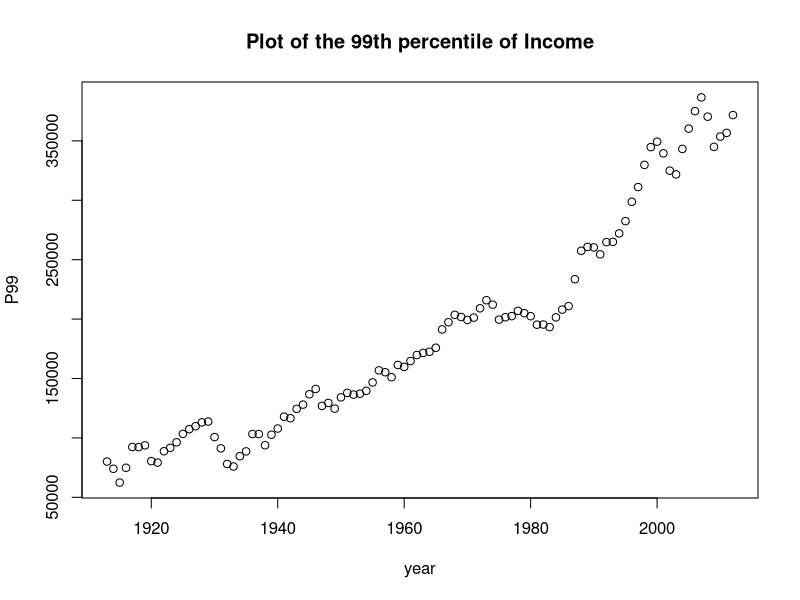
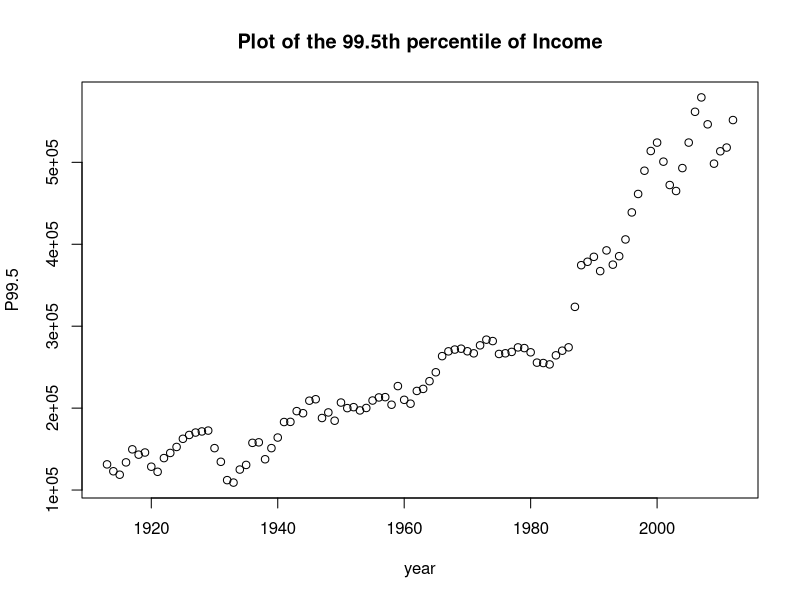
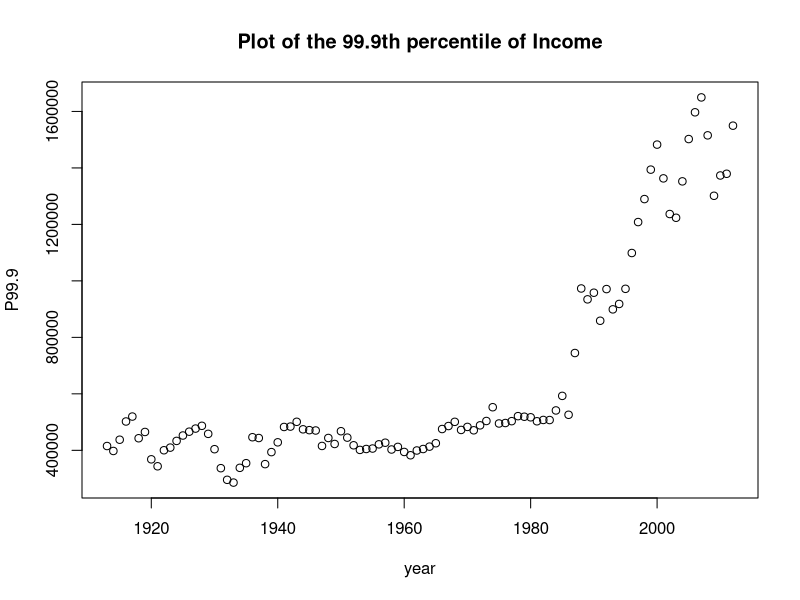
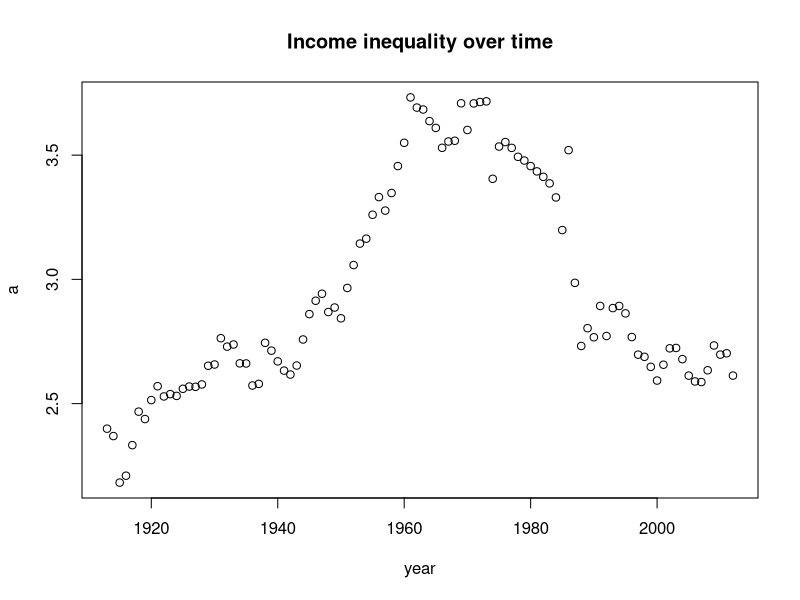
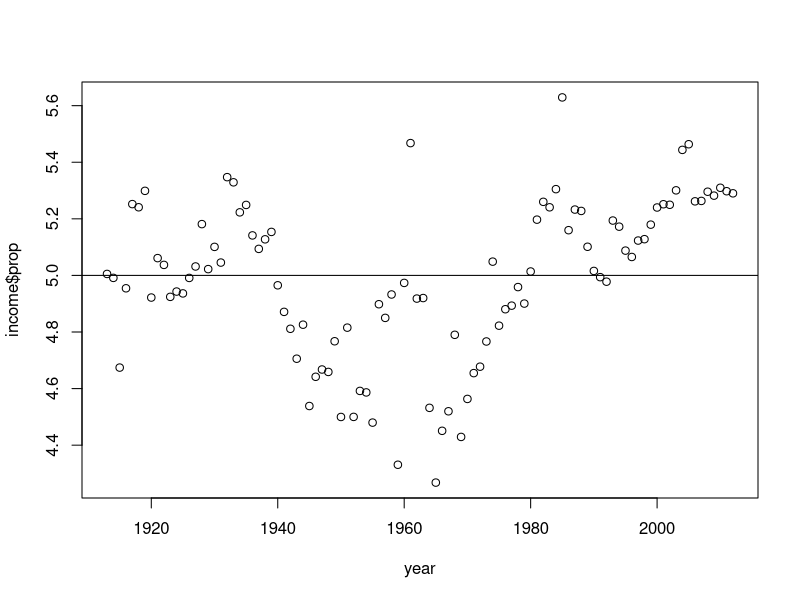

Reproduce these figures in R, in order.
## ---- chunk 1
setwd("/Users/ankitashankhdhar/Documents/Grad 2nd yr/Comp Stats/Lab 5")
data<- read.csv(file="wtid-report.csv",header=TRUE, sep=",")

data <- data[1:100,]
year <- data$Year
P99 <- data$P99.income.threshold
P99.5 <-data$P99.5.income.threshold
P99.9 <- data$P99.9.income.threshold
income <- data.frame(year,P99,P99.5,P99.9)

yr1972<-which(income$year==1972)
income$P99[yr1972]
yr1942<-which(income$year==1942)
income$P99.5[yr1942]
yr1922<-which(income$year==1922)
income$P99.5[yr1922]
## ---- chunk 2
plot(year,P99,main='Plot of the 99th percentile of Income',
     xlab='year')
plot(year,P99.5,main='Plot of the 99.5th percentile of Income',
     xlab='year')
plot(year,P99.9,main='Plot of the 99.9th percentile of Income',
     xlab='year')
## ---- chunk 3
exponent.est_ratio <-function(p1, p2){
  a=1-(log(10)/log(p1/p2))
  return (a)
}

exponent.est_ratio(1e6,1e7)
## ---- chunk 4
estimate <- exponent.est_ratio(P99,P99.9)
income <- cbind(income,estimate)
plot(year, estimate, main='Income inequality over time',
     xlab='year',ylab='a')
## ---- chunk 5
# method of moments
prob <- function(p1,a,w,househ.in){
  xmin<- p1/((0.01)^(1/(-a+1)))
  proppeeps<-(w/xmin)^(-a+1)
  households<-househ.in*proppeeps
  return(households)
}
a<-income$estimate[which(income$year==2012)]
p1<-income$P99[which(income$year==2012)]
households<-prob(p1,a,50000000,160681*1000)
cat(round(households,0),"household had an income of over 50 million")
## ---- chunk 6
propeople <-function(p1, p2,a){
  l=(p1/p2)^(-a+1)
  return (l)
}
prop<- propeople(income$P99.5,income$P99.9,income$estimate)
income <- cbind(income,prop)

plot(year, income$prop, xlab='year')
abline(h=5)
